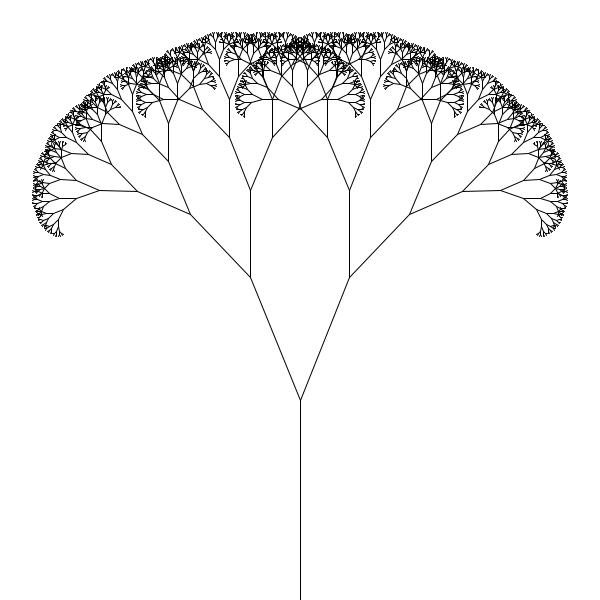
Frame 1 (no input)
Frame 60 (the mouse pressed at the canvas centre just before this capture): identical to frame 1, image omitted
Frame 120 (the mouse held since frame 60 and released just before this capture): identical to frame 1, image omitted

The Processing sketch that drew this single still picture (run headless with seeded random() and noise(); from frame 60 on, the mouse is pressed at the canvas centre):

// Processing sketch: processing_129744
// ── processing_129744.pde

/**
 This is a simple fractal tree. We use transformations to move around the tree
 and a recursive function to give the tree its recursive and complex structure.
 
 It uses branching code borrowed from Daniel Shifman's " The Nature of Code".
 
 C. Andrews
 2014-01-23
 **/


Tree tree; // our tree variable
void setup() {
  size(600, 600);

  // create a new Tree
  tree = new Tree();

  // set the height of the trunk of the tree
  tree.treeHeight = 200;
  // set the angle of the branches
  // the radians() function converts from degrees to radians -- we are using it
  // because degrees can be a little easier to picture and change
  tree.theta = radians(22);
}


void draw() {
  background(255);
  // translate to the bottom of the canvas to "plant the tree"
  translate(width/2, height);
  // draw the tree
  tree.paint();
}


class Tree {
  float treeHeight; // the height of the tree's trunk
  float theta; // the angle for all of the branches

  /**
   The constructor.
   
   Nothing in here right now, but you will probably use this later.
   **/
  Tree() {
  }

  /**
   This is the real work horse -- this is the recursive fucntion that draws the tree.
   
   This draws the trunk and then translates to the far end. Then, if we haven't gotten 
   too small, it rotates in one direction and draws a smaller tree, then it rotates in
   the other direction and draws a second one.
   
   Note the use of push and pop to make sure we keep returning the the pointat the top
   of the trunk.
   **/
  void branch(float len) {

    line(0, 0, 0, -len);
    translate(0, -len);

    len *= 0.66;

    if (len > 2) {
      pushMatrix();
      rotate(theta);
      branch(len);
      popMatrix();
      pushMatrix();
      rotate(-theta);
      branch(len);
      popMatrix();
    }
  }

  /**
   Our paint fcuntion just calls our recursive function.
   **/
  void paint() {
    branch(treeHeight);
  }
}
